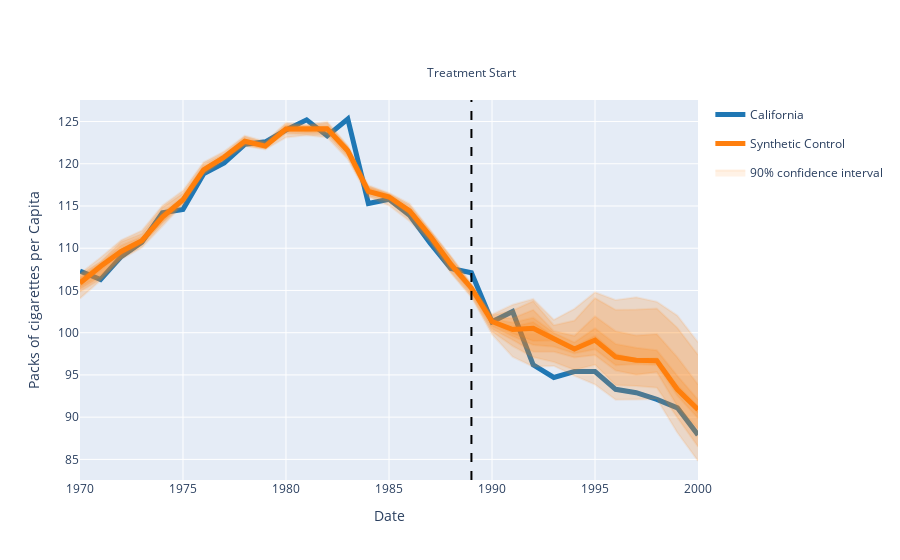

Write notebook code for a chart like this one.
### Code cell
display_synthetic_control(y, y_ci, sc.treatment_start, treatment_name="California", y_axis="Packs of cigarettes per Capita")
